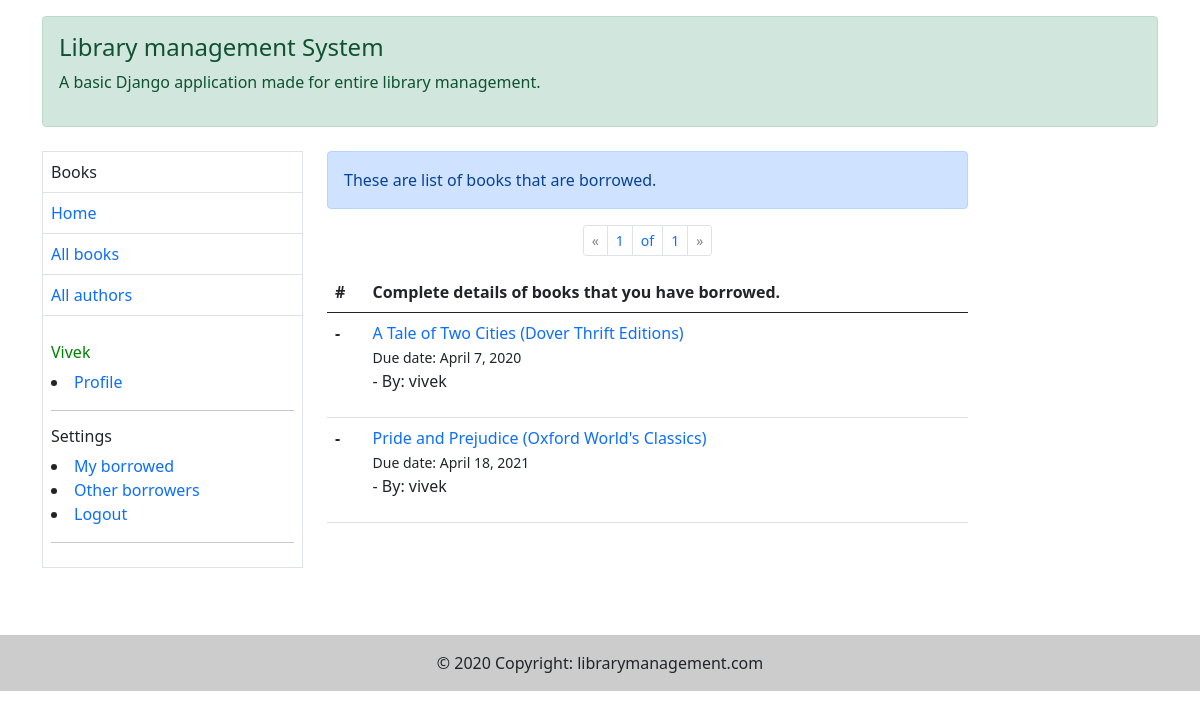
The app's page /catalog/my-borrowed/ (signed in) with its own data.
### catalog/models.py (models this page shows, shortened)
class BookInstance(models.Model):
    borrower = models.ForeignKey(User, on_delete=models.SET_NULL, null=True, blank=True)
    id = models.UUIDField(primary_key=True, default=uuid.uuid4, help_text="Unique ID for this copy of "
                                                                          "book across whole library")
    book = models.ForeignKey('Book', on_delete=models.RESTRICT, null=True)
    imprint = models.CharField(max_length=200)
    due_back = models.DateField(null=True, blank=True)
    LOAN_STATUS = (
        ('m', 'Maintenance'),
        ('o', 'On loan'),
        ('a', 'Available'),
        ('r', 'Reserved'),
    )
    status = models.CharField(max_length=1, choices=LOAN_STATUS, blank=True, default='m', help_text='Book Availability')
    class Meta:
        permissions = (('can_mark_returned', "Set book as returned"),)
        ordering = ['due_back']

class Book(models.Model):
    title = models.CharField(max_length=300, help_text="Enter book title")
    author = models.ForeignKey('Author', on_delete=models.SET_NULL, null=True)
    summary = models.TextField(max_length=1000, help_text="Enter brief summary of the book")
    isbn = models.CharField('ISBN', max_length=13, unique=True, help_text="13 Character <a href='https://www.isbn-international.org/content/what-isbn'>ISBN number</a>")
    genre = models.ManyToManyField(Genre, help_text="Select a genre for this book")
    language = models.ForeignKey("Language", on_delete=models.SET_NULL, null=True)
    def display_genre(self):
        """Create a string for genre as Admin cannot support ManyToMany in 'list_display'"""
        return ', '.join(genre.name for genre in self.genre.all()[:3])
    display_genre.short_description = 'Genre'

### catalog/views.py (the view)
# urls.py: path('my-borrowed/', views.MyBorrowedListView.as_view(), name='my-borrowed'),
class MyBorrowedListView(generic.ListView):
    model = BookInstance
    template_name = 'catalog/my_borrowed.html'
    context_object_name = 'my_borrowed'
    paginate_by = 5
    def get_queryset(self):
        return BookInstance.objects.filter(borrower=self.request.user)

### templates/catalog/my_borrowed.html (shortened to what this page needs)
{% extends 'catalog/base.html' %}
{% load static %}
{% block body %}
    <div class="alert alert-primary" role="alert">
        These are list of books that are borrowed.
    </div>
    <table class="table">
        <thead>
        <tr>
            <th scope="col">#</th>
            <th scope="col">Complete details of books that you have borrowed.</th>
        </tr>
        </thead>
        {% block pagination %}
            <nav class="mt-3" aria-label="Page navigation example">
                <ul class="pagination pagination-sm justify-content-center">
                    <li class="page-item">
                        {% if page_obj.has_previous %}
                            <a class="page-link"
                               href="{{ request.path }}?page={{ page_obj.previous_page_number }}"
                               aria-label="Previous">
                                <span aria-hidden="true">&laquo;</span>
                            </a>
                        {% else %}
                            <a class="page-link" aria-label="Previous">
                                <span style="color:grey" aria-hidden="true">&laquo;</span>
                            </a>
                        {% endif %}
                    </li>
                    <li class="page-item"><a class="page-link">{{ page_obj.number }}</a></li>
                    <li class="page-item"><a class="page-link">of</a></li>
                    <li class="page-item"><a class="page-link">{{ page_obj.paginator.num_pages }}</a></li>
                    <li class="page-item">
                        {% if page_obj.has_next %}
                            <a class="page-link" href="{{ request.path }}?page={{ page_obj.next_page_number }}"
                               aria-label="Next">
                                <span aria-hidden="true">&raquo;</span>
                            </a>
                        {% else %}
                            <a class="page-link" aria-label="Next">
                                <span style="color: grey" aria-hidden="true">&raquo;</span>
                            </a>
                        {% endif %}
                    </li>
                </ul>
            </nav>
        {% endblock %}
        <tbody>
        {% for book in my_borrowed %}
            <tr>
                <th scope="row">-</th>
                <td>
                    <a href="{% url 'book-detail' book.book.pk %}">{{ book.book.title }}</a><br>
                    <span style="font-size: 14px">Due date: {{ book.due_back }}
                    </span>
                    <p>- By: {{ book.borrower }}</p>
                </td>
            </tr>
        {% endfor %}
        </tbody>
    </table>
    <br><br><br><br>
{% endblock %}

### templates/catalog/base.html (shortened to what this page needs)
{% load static %}
<!doctype html>
<html lang="en">
<head>
    <link href="https://cdn.jsdelivr.net/npm/bootstrap@5.0.0-beta3/dist/css/bootstrap.min.css" rel="stylesheet"
>
    <link rel="stylesheet" href="{% static 'css/index.css' %}">
</head>
<body>
<div class="container mt-3">
    <div class="alert alert-success" role="alert">
        <h4 class="alert-heading">Library management System</h4>
        <p>A basic Django application made for entire library management.</p>
    </div>
</div>
<div class="container">
    <div class="row mt-4">
        <div class="col-lg-3  col-md-3 col-sm-12">
            <table class="table table-bordered">
                <tbody>
                <td>Books</td>
                <tr>
                    <td><a href="{% url 'index' %}">Home</a></td>
                </tr>
                <tr>
                    <td><a href="{% url 'books' %}">All books</a></td>
                </tr>
                <tr>
                    <td><a href="{% url 'authors' %}">All authors</a></td>
                </tr>
                {% if not user.is_authenticated %}
                    <tr>
                        <td><a href="{% url 'login' %}">Login</a></td>
                    </tr>
                {% else %}
                    <tr>
                        <td>
                            <h6>
                                <br>
                                <a href="{% url 'login' %}"><span
                                        style="color: green">{{ user.username|capfirst }}</span></a>
                            </h6>
                            <li><a style="font-size: 16px" href="#">Profile</a></li>
                            <hr>
                            <h6>Settings</h6>
                            <li><a style="font-size: 16px" href="{% url 'my-borrowed' %}">My borrowed</a></li>
                            <li><a style="font-size: 16px" href="{% url 'all-borrowers' %}">Other borrowers</a></li>
                            <li><a style="font-size: 16px" href="{% url 'logout' %}">Logout</a></li>
                            <hr>
                        </td>
                    </tr>
                {% endif %}
                </tbody>
            </table>
        </div>
        <div class="col-lg-7 col-md-12 col-sm-12">
            {% block body %}{% endblock %}
        </div>
    </div>
</div>
<div class="text-center p-3" style="background-color: rgba(0, 0, 0, 0.2);">
    © 2020 Copyright:
    <a class="text-dark" href="https://library14app.heroku.com">librarymanagement.com</a>
</div>
</body>
</html>

### records on screen
BookInstance: book "A Tale of Two Cities (Dover Thrift Editions)", due_back "April 7, 2020", borrower "vivek"
BookInstance: book "Pride and Prejudice (Oxford World's Classics)", due_back "April 18, 2021", borrower "vivek"

### other values on screen
{{ user.username|capfirst }} "Vivek"
{{ page_obj.number }} "1"
{{ page_obj.paginator.num_pages }} "1"
